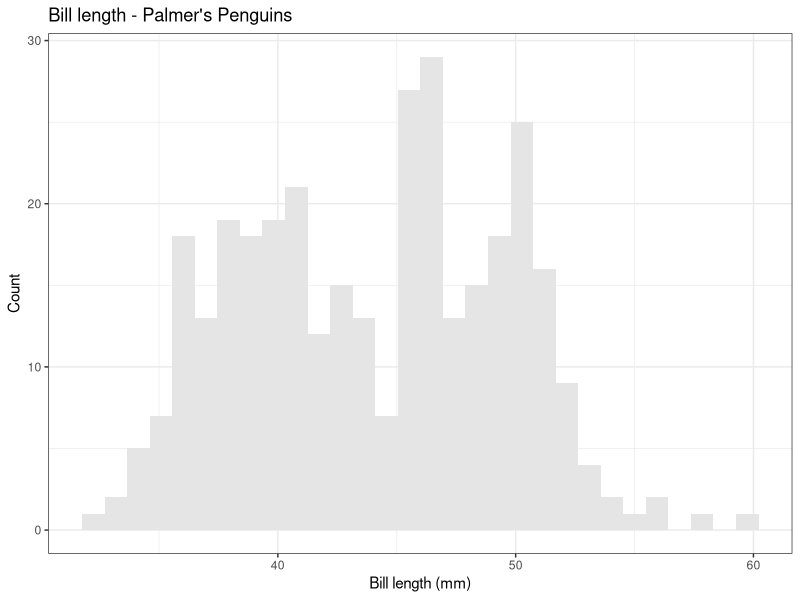
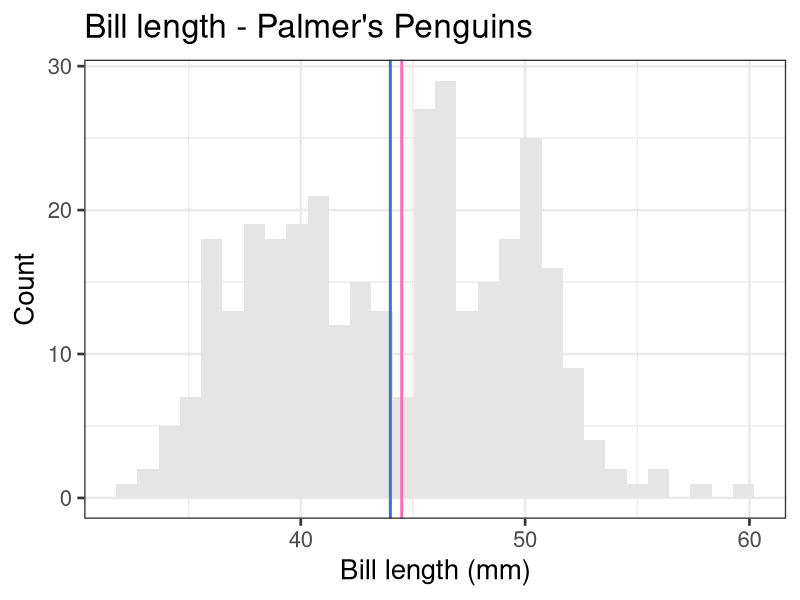
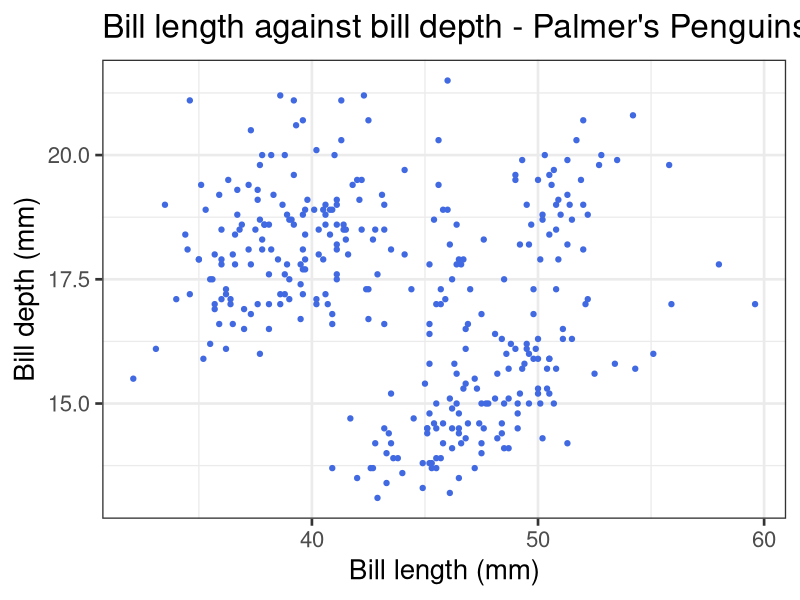
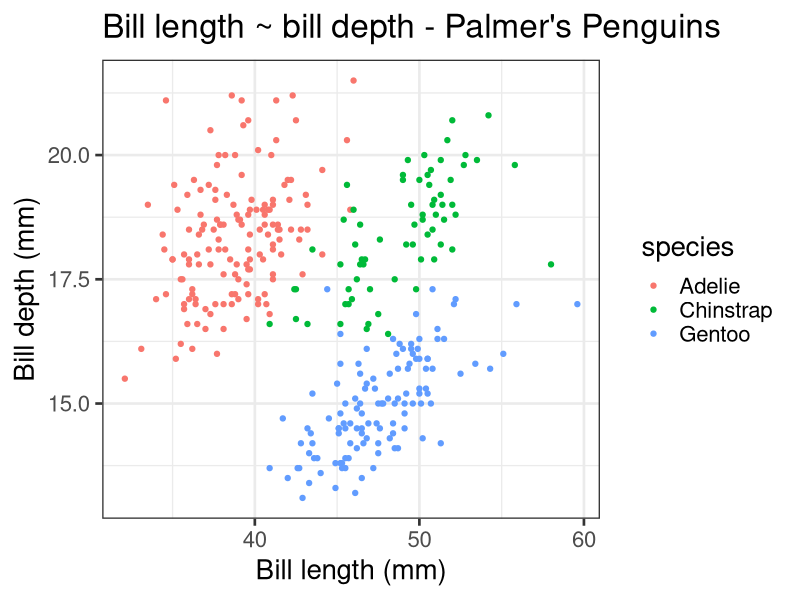

The R source for these figures, in order:
## ---- chunk 1
knitr::opts_chunk$set(echo = TRUE)
## ---- chunk 2
#install.package("palmerpenguins")
library(palmerpenguins)
library(tidyverse)
penguins.df <- palmerpenguins::penguins
str(penguins.df) # view did not work
names(penguins.df) # checking out the names, they look ok 

penguins.df <- na.omit(palmerpenguins::penguins)
## ---- chunk 3
# Calculating range, mean, median and variance of variable `bill_length_mm` 
# through making new separate objects
bill_length.range    <- range(penguins.df$bill_length_mm, na.rm = TRUE)
bill_length_mean     <- mean(penguins.df$bill_length_mm, na.rm = TRUE)
bill_length_median   <- median(penguins.df$bill_length_mm, na.rm = TRUE)
bill_length_variance <- var(penguins.df$bill_length_mm, na.rm = TRUE)

# Trying to use the summarise function to calculate 
# range, mean, median and variance of variable `bill_length_mm`
penguins.df %>% summarise(
  mean = mean(bill_length_mm), # 'mean' is the name of 'mean(bill_length_mm)'
  median = median(bill_length_mm), # 'median' is the name of 'median(bill_length_mm)'
  range = range(bill_length_mm), # 'range' is the name of 'range(bill_length_mm)'
  variance = var(bill_length_mm)) # 'variance' is the name of 'var(bill_length_mm)'

## ---- chunk 4
# Before calculating the standard error i will calculate the standard deviation
# Calculating standard deviation of the mean of `bill_length_mm`
sd.bill_length_mean <- sqrt(bill_length_variance)

# Calculating standard error of the mean of `bill_length_mm`
se.bill_length_mean <- sd.bill_length_mean/sqrt(bill_length_mean)
## ---- chunk 5
# Simple histogram of bill length (mm)
ggplot(penguins.df, aes(x = bill_length_mm)) +
  geom_histogram(fill = 'gray90') + # color of fill of bars
  theme_bw() + # theme black and white (i think)
  labs(title = "Bill length - Palmer's Penguins", # title of plot
              x = "Bill length (mm)", y = "Count")# labels of x- and y-axis
## ---- chunk 6
# Simple histogram of bill length (mm) with mean and median 
ggplot(penguins.df, aes(x = bill_length_mm)) +
  geom_histogram(fill = 'gray90') + # color of fill of bars
  theme_bw(base_size = 20) + # theme black and white (i think)
  labs(title = "Bill length - Palmer's Penguins", # title of plot
              x = "Bill length (mm)", y = "Count") + # labels of x- and y-axis
  # adding the mean in form of a blue line
  geom_vline(xintercept = bill_length_mean, linetype = 1, color = 'royalblue', size = 1) +
  # # adding the median in form of a  line
  geom_vline(xintercept = bill_length_median, linetype = 1, color = 'hotpink', size = 1) 
## ---- chunk 7
# Plot of bill length ~ bill depth 
ggplot(penguins.df, aes(x = bill_length_mm, y = bill_depth_mm)) +
  geom_point(shape = 19, color = 'royalblue') + # color of fill of points
  theme_bw(base_size = 20) + # theme black and white (i think)
  labs(title = "Bill length against bill depth - Palmer's Penguins", # title of plot
              x = "Bill length (mm)", y = "Bill depth (mm)")  # labels of x- and y-axis
## ---- chunk 8
# Covariance of bill length and bill depth
covar_bill_length_depth <- cov(x = penguins.df$bill_length_mm, 
                               y = penguins.df$bill_depth_mm,
                               use = 'pairwise.complete.obs')

# Correlation of bill length and bill depth
corr_bill_length_depth <- cor(x = penguins.df$bill_length_mm, 
                               y = penguins.df$bill_depth_mm,
                               use = 'pairwise.complete.obs')
## ---- chunk 9
# xxx
cor.test(x = penguins.df$bill_length_mm, 
         y = penguins.df$bill_depth_mm,
         use = 'pairwise.complete.obs')
## ---- chunk 10
# Plot of bill length ~ bill depth, coloured by species 
ggplot(penguins.df, aes(x = bill_length_mm, y = bill_depth_mm, color = species)) +
  geom_point(shape = 19) +
               #c('Adelie' = 'royalblue',
  #               'Gentoo' = 'seagreen3',
  #               'Chinstrap' = 'palevioletred')) + # color of fill of points
  theme_bw(base_size = 20) + # theme black and white (i think)
  labs(title = "Bill length ~ bill depth - Palmer's Penguins", # title of plot
              x = "Bill length (mm)", y = "Bill depth (mm)")  # labels of x- and y-axis
## ---- chunk 11
# Making three objects with only the species to compare them to each other
species_1 <- filter(penguins.df, species == 'Adelie')
species_2 <- filter(penguins.df, species == 'Gentoo')
species_2 <- filter(penguins.df, species == 'Chinstrap')

# Comparing the groups to each other 

